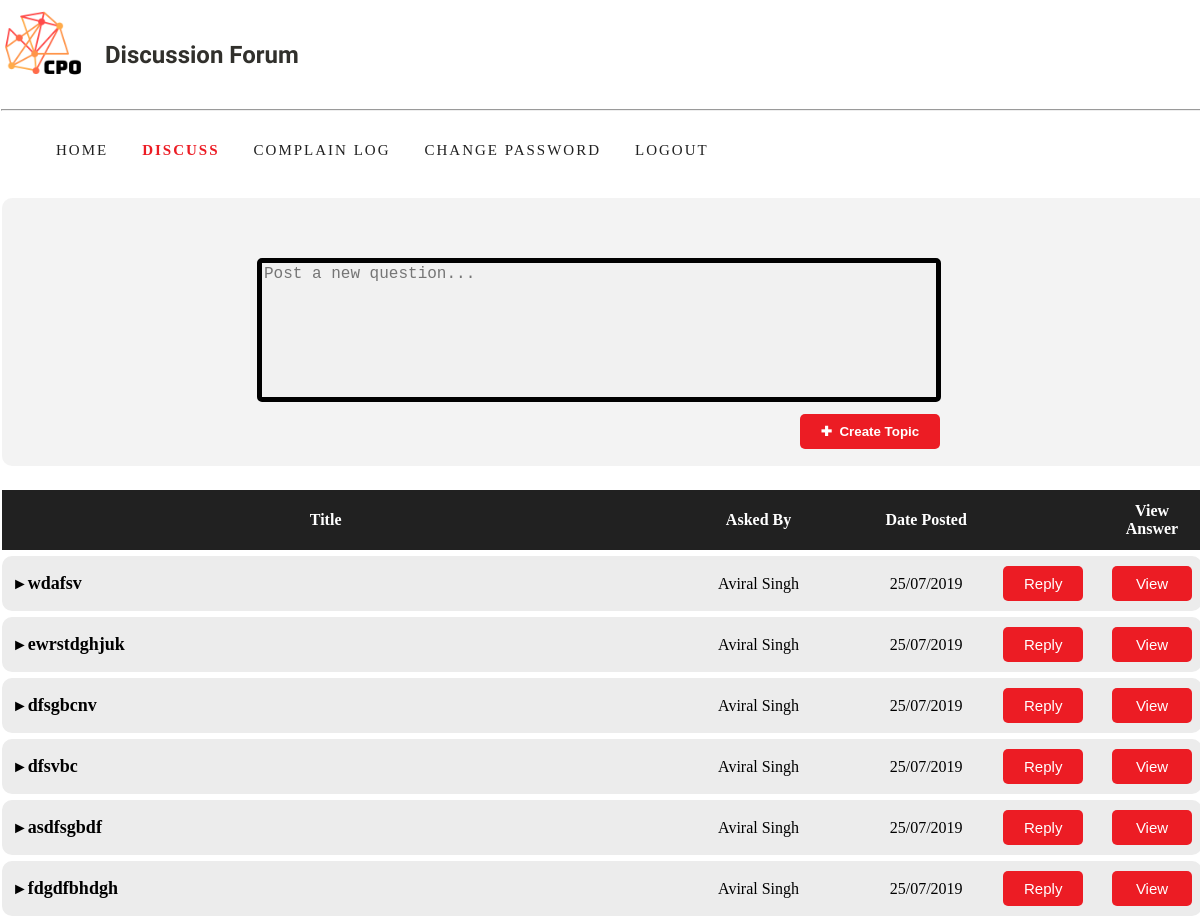
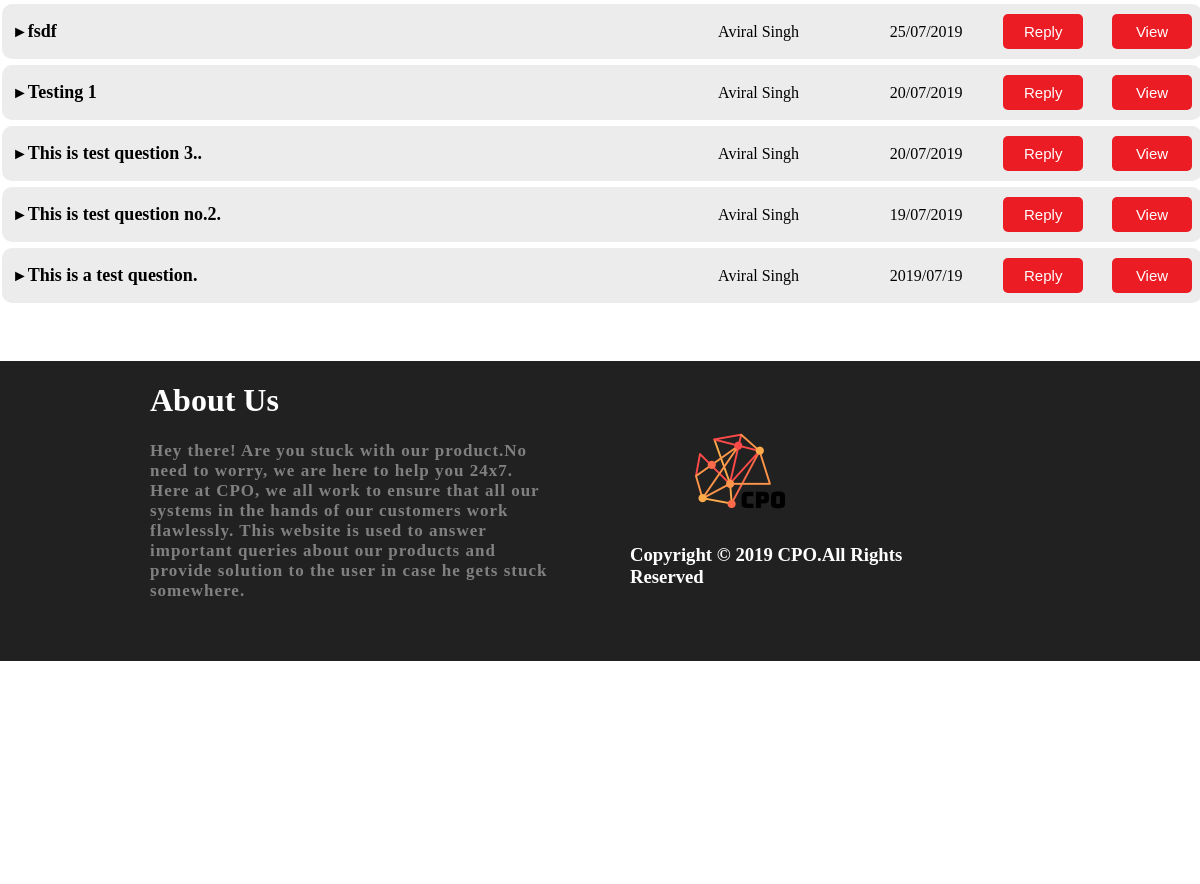
The page /userzone/discussion (signed in) on the database its author committed (2 pictures, top to bottom).
### userzone/models.py (models this page shows)
class Question(models.Model):
    qid=models.AutoField(primary_key=True)
    questiontext=models.TextField()
    askedby=models.CharField(max_length=50)
    posteddate=models.CharField(max_length=30)

### userzone/views.py (the view)
def discussion(request):
    try:
        if request.session['userid']:
            quest=Question.objects.all()
            return render(request,'discussion.html',{'quest':quest})
        else:
            return render(request,'login.html')
    except KeyError:
        return render(request,'login.html')

### userzone/templates/discussion.html (shortened to what this page needs)
<!DOCTYPE html>
<html lang="en">
<head>
    {% load static %}
    <link href="{% static 'css\style2.css' %}" rel="stylesheet" />
</head>
<body>
<div id="outer">
    <div id="p1">
        <div class="s1">
            <a href="{% url 'userzone:userhome' %}"><div class="s3" style="background-image:url('{% static "images/logo.png" %}');background-size:100%;background-repeat:no-repeat;"></div></a>
            <div class="s4">
            <h2 style="margin-top:40px;margin-left:20px;color:#31302c;font-family:aclonica;text-shadow:2px 2px 5px white;" id="txt">Discussion Forum</h2>
            </div>
            <div class="s5" style="border:none;">
            </div>
        </div>
        <hr style="background-color:black;"/>
    <div id="menu">
	    <ul>
		    <li><a href="{% url 'userzone:userhome' %}">HOME</a></li>
		    <li><a style="font-weight:900;color:#ec1c24;" href="{% url 'userzone:discussion' %}">DISCUSS</a></li>
		    <li><a href="{% url 'userzone:complainlog' %}">COMPLAIN LOG</a></li>
		    <li><a href="{% url 'userzone:changepassword' %}">CHANGE PASSWORD</a></li>
		    <li><a href="{% url 'userzone:logout' %}">LOGOUT</a></li>
		</ul>
	</div>
    <div class="s6">
        <div class="a4">
        <form action="{% url 'userzone:postquestion' %}" method="post">
        <table border="0" style="margin:20px 250px;width:70%;">
            <tr>
                <td style="font-size:18px;font-weight:900;">&nbsp</td>
            </tr>
            <tr>
                <td>
                    <textarea class="box4" name="questiontext" placeholder="Post a new question..." required></textarea>
                </td>
            </tr>
            <td>
                <input type="submit" value="✚  Create Topic" class="button4" style="margin-left:543px;"/>
            </td>
        </table>
        </form>
        </div>
        <table border="0" style="width:100%;margin:0 auto;">
            <tr>
                <th width="60%">Title</th>
                <th width="20%">Asked By</th>
                <th width="10%">Date Posted</th>
                <th width="10%">&nbsp</th>
                <th>View Answer</th>
            </tr><br/>
            {% for q in quest reversed %}
            <tr>
                <td class="t1" style="max-width:720px;word-wrap:break-word;">►<a id="t2" href="{% url 'userzone:viewanswer' q.qid %}">{{ q.questiontext }}</a></td>
                <td class="t1" align="center">{{ q.askedby }}</td>
                <td class="t1" align="center">{{ q.posteddate }}</td>
                <td class="t1" align="center"><a href="{% url 'userzone:answer' q.qid %}"><button class="button2">Reply</button></a></td>
                <td class="t1" align="center"><a href="{% url 'userzone:viewanswer' q.qid %}"><button class="button2">View</button></a></td>
            </tr>
            {% endfor %}
        </table>
    </div>
    </div>
<div class="s9">
    <div class="s11"></div>
    <div class="s10">
        <h1 style="color:white;">About Us</h1>
        <p style="font-family:calibri;color:#808080;letter-spacing:1px;font-weight:900;font-size:17px;">Hey there! Are you
            stuck with our product.No need to worry, we are here to help you 24x7.  Here at CPO, we all work to ensure that all
        our systems in the hands of our customers work flawlessly.  This website is used to answer important queries about
        our products and provide solution to the user in case he gets stuck somewhere.</p>
    </div>
    <div class="s10">
        <img src="{% static 'images/logo.png' %}" height="100px" width="100px" style="margin-left:140px;margin-top:60px;"/>
        <h3 style="color:white;margin-left:80px;font-family:calibri;">Copyright &copy 2019 CPO.All Rights Reserved</h3>
    </div>
    <div class="s10">
        <h3 style="color:white;margin-left:80px;font-family:calibri;margin-top:130px;">Developed By:- <span style="margin-left:18px;">Aviral Singh</span><br/>
            <span style="margin-left:140px;">CSE Ist year</span><br/><span style="margin-left:140px;">KNIT, Sultanpur</span></h3>
    </div>
</div>
</div>
</body>

### userzone/static/css/style2.css (style rules this page uses)
body,html { margin:0; padding:0; }
#outer { width:100%; min-height:1100px; border:none; height:auto; }
#p1 { width:1200px; min-height:1000px; margin-left:auto; margin-right:auto; height:auto; border:1px solid transparent; }
.s1 { width:100%; height:100px; //border:1px solid; }
.s3 { height:100%; width:7%; float:left; }
.s4 { height:100%; width:76%; //border:1px solid; float:left; }
.s5 { height:100%; width:8%; float:left; border:1px solid #74d2e7; }
.s6 { width:1200px; min-height:700px; border:1px solid transparent; }
.s9 { height:300px; width:100%; margin-top:50px; background-color:#212121; }
.s11 { height:100%; width:150px; #border:1px solid; float:left; }
.s10 { height:100%; width:400px; #border:1px solid; float:left; }
.button2 { height:35px; width:80px; background-color:#ec1c24; color:white; font-size:15px; border:none; border-radius:5px 5px 5px 5px; outline:none; }
.box4 { height:130px; width:80%; resize:none; font-size:16px; border:5px solid; background-color:rgba(241,241,241); border-radius:5px; outline:none; }
.a4 { height:260px; width:100%; margin-top:6px; border:4px solid transparent; background-color:rgba(241,241,241,0.8); border-radius:10px; }
.button4 { width:140px; height:35px; color:white; font-weight:900; border:none; border-radius:5px; background-color:#ec1c24; }

### rows shown on the page
Question: questiontext "wdafsv", askedby "Aviral Singh", posteddate "25/07/2019"
Question: questiontext "ewrstdghjuk", askedby "Aviral Singh", posteddate "25/07/2019"
Question: questiontext "dfsgbcnv", askedby "Aviral Singh", posteddate "25/07/2019"
Question: questiontext "dfsvbc", askedby "Aviral Singh", posteddate "25/07/2019"
Question: questiontext "asdfsgbdf", askedby "Aviral Singh", posteddate "25/07/2019"
Question: questiontext "fdgdfbhdgh", askedby "Aviral Singh", posteddate "25/07/2019"
Question: questiontext "fsdf", askedby "Aviral Singh", posteddate "25/07/2019"
Question: questiontext "Testing 1", askedby "Aviral Singh", posteddate "20/07/2019"
Question: questiontext "This is test question 3..", askedby "Aviral Singh", posteddate "20/07/2019"
Question: questiontext "This is test question no.2.", askedby "Aviral Singh", posteddate "19/07/2019"
Question: questiontext "This is a test question.", askedby "Aviral Singh", posteddate "2019/07/19"
